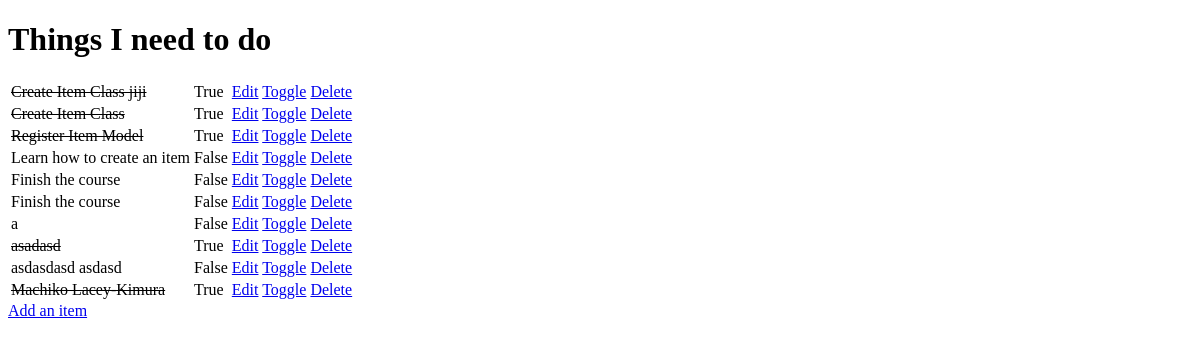
Before: / with the older database file.
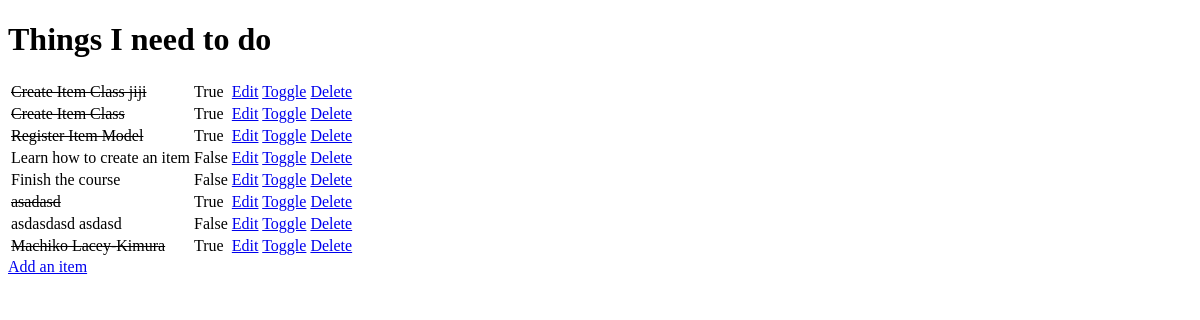
After: the same page with the newer database file.
### todo/models.py (models this page shows, shortened)
class Item(models.Model):
    name = models.CharField(max_length=50, null=False, blank=False)
    done = models.BooleanField(null=False, blank=False, default=False)

### todo/views.py (the view)
# urls.py: path('', views.get_todo_list, name="get_todo_list"),
def get_todo_list(request):
    items = Item.objects.all()
    context = {
        'items' : items
    }
    return render(request, 'todo/todo_list.html', context)

### todo/templates/todo/todo_list.html (shortened to what this page needs)
<!DOCTYPE html>
<html lang="en">
<head>
</head>
<body>
<h1>Things I need to do</h1>
<table>
        {% for item in items %}
            <tr>
            {% if item.done %}
            <td> <strike> {{ item.name }} </strike></td>
            {%  else %}
               <td> {{ item.name }} </td>
            {% endif %}
                <td> {{ item.done }} </td>
                <td>
                <a href="/edit/{{item.id}}">Edit</a>
                <a href="/toggle/{{item.id}}">Toggle</a>
                <a href="/delete/{{item.id}}">Delete</a>
                </td>
            </tr>
           {% empty %}
           <tr><td>You have nothing to do</td></tr>
        {% endfor %}
</table>
<a href="/add">Add an item</a>
</body>
</html>

Changed rows visible on the page:
removed Item: name "Finish the course", done "False"
removed Item: name "a", done "False"
